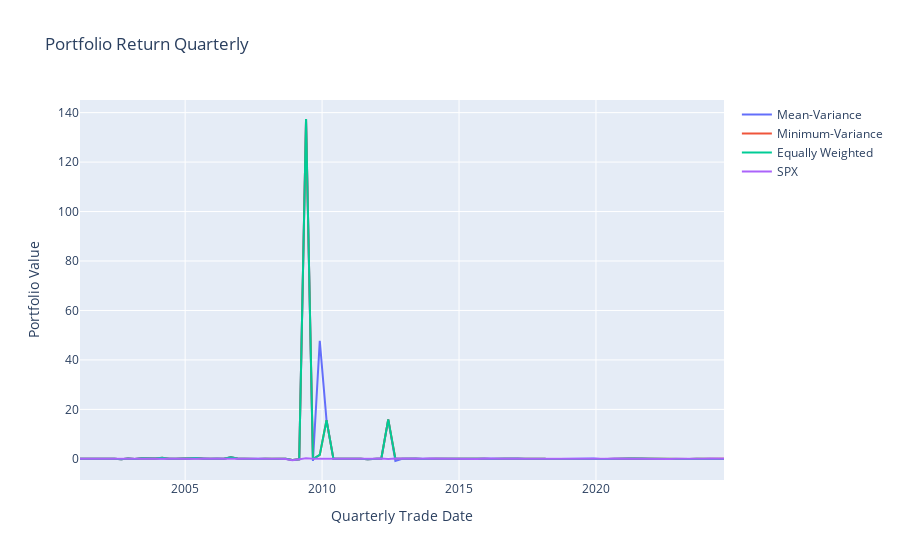

Notebook cell for this chart:
### Markdown cell above
## 4.2 Plot Portfolio Return

### Code cell
trace_return1 = go.Scatter(x = time_ind, y = portfolio_return_meanv, mode = 'lines', name = 'Mean-Variance')
trace_return2 = go.Scatter(x = time_ind, y = portfolio_return_minv, mode = 'lines', name = 'Minimum-Variance')
trace_return3 = go.Scatter(x = time_ind, y = portfolio_return_equal, mode = 'lines', name = 'Equally Weighted')
trace_return4 = go.Scatter(x = time_ind, y = spx_return, mode = 'lines', name = 'SPX')

data = [trace_return1,trace_return2,trace_return3, trace_return4]
layout = dict(title = "Portfolio Return Quarterly", 
              xaxis = dict(title = 'Quarterly Trade Date'), 
              yaxis = dict(title = 'Portfolio Value'))
fig = dict(data = data, layout = layout)
plotly.offline.iplot(fig)
